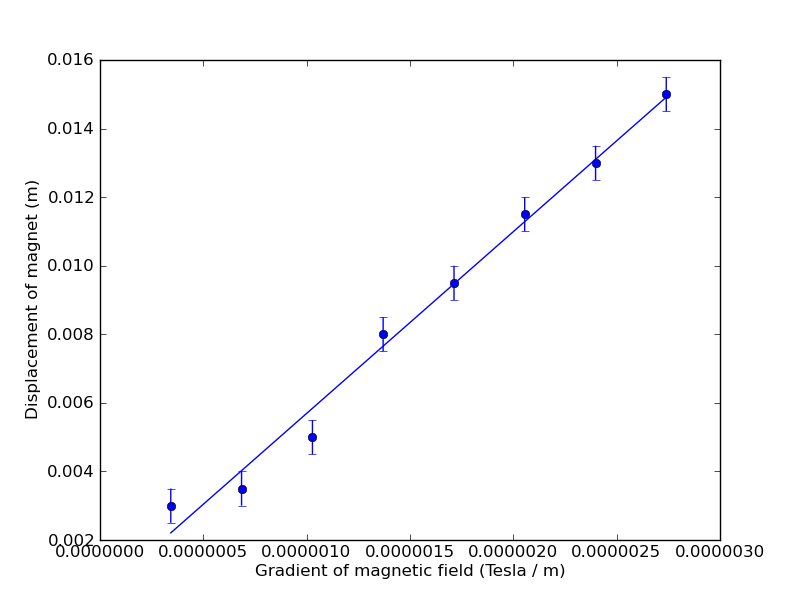

Write the Python code that produced this figure.
import scipy 
import numpy as np 
import matplotlib
import matplotlib.pyplot as plt 
import matplotlib.mlab as mlab
import platform 
import socket

b = 1.36

G = np.array([.0000003425, .000000685, .000001028, .00000137, .000001713, .000002055, .000002398, .00000274])
D = np.array([.003, .0035, .005, .008, .0095, .0115, .013, .015])

def LineFit(x, y):
	''' Returns slope of linear fit to (x,y) data set'''
	xavg = x.mean()
	slope = (y*(x-xavg)).sum()/(x*(x-xavg)).sum()
	yint = y.mean()-slope*xavg
	return slope

def LineFit2(x, y):
	''' Returns y-intercept of linear fit to (x,y) data set'''
	xavg = x.mean()
	slope = (y*(x-xavg)).sum()/(x*(x-xavg)).sum()
	yint = y.mean()-slope*xavg
	return yint

print LineFit(G, D)
print LineFit2(G, D)
#x = np.arange(0, 6, .1)
plt.errorbar(G, D, yerr=.0005, fmt='bo')
plt.plot(G, LineFit(G, D)*G + LineFit2(G, D))
plt.ylabel("Displacement of magnet (m)")
plt.xlabel("Gradient of magnetic field (Tesla / m)")
#plt.xlim(0, 6)            # manually set x-axis limits
#plt.ylim(0, .07)
plt.legend(loc=0)

plt.show()
